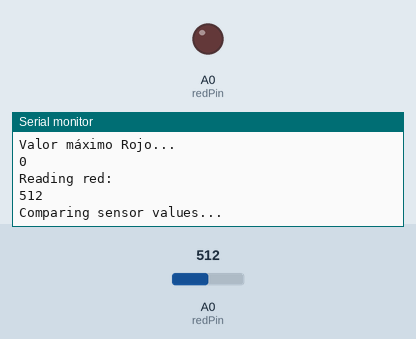
A sketch run on a simulated Arduino Uno, built with avr-gcc and run on an emulated ATmega328P. Parts: output pins drawn as LEDs (lit = HIGH), the last lines printed to the serial monitor. The inputs (shaded band) are chosen by the test bench; at power-on: A0 (redPin) = 512.

Above: at 6.8 s.
6.9 s: A0 (redPin) set to 716
At 10.3 s:
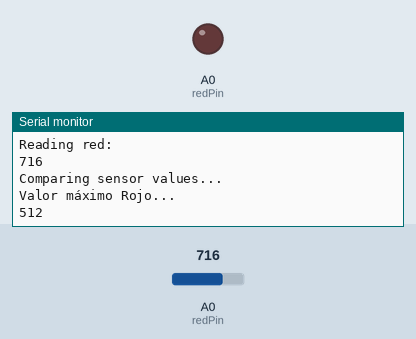
11.4 s: A0 (redPin) set to 900
At 12.9 s:
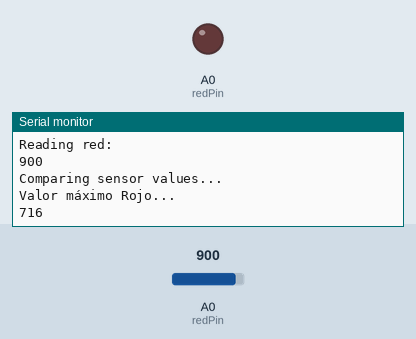
Timing chart, 0 to 14.4 s (numbered marks = the images above; inputs shaded):
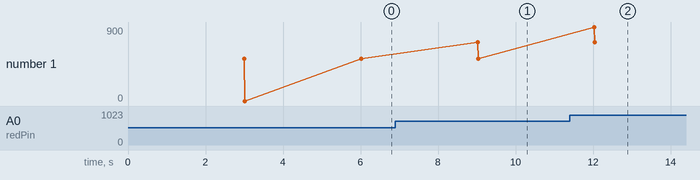

The sketch:

wifi_led.ino
```cpp
/*
 NodeMCU Parpadeo/Blink por Dani No www.esploradores.com
 Hace parpadear un LED conectado a la salida D1 (GPIO05) del módulo NodeMCU.
 Este código de ejemplo es de público dominio.
 */


// LED variables section
// Which Arduino pin goes to which LED
int redPin = A0;

// A place to store the values coming from the analog port
int sensorValueRed =0;

//A place to store the maximum value for each LED
int maxRed = 0;


// the following variable is long because the time, measured in miliseconds,
// will quickly become a bigger number than can be stored in an int.
long timeSinceLastSensorHigh = 0;
int dataWritten = 0;

// Data Buffers for the LCD
char databuff1[16];
char databuff2[16];
char dispbuff[16];


void setup() {                          // La función “setup” incializa las configuraciones de
                                        // los diferentes elementos del programa.
Serial.begin(115200);         // Start the Serial communication to send messages to the computer

// Set the Analog Pins
// Why are we setting input pins to output?
// We're doing this to prevent "leakage" from the pins.
// Setting the pins to output activates a pullup resistor,
// which makes it difficult for voltage to come into the Arduino,
// until we're ready for it.

Serial.println("Setting up the Analog Pins");
pinMode(redPin, OUTPUT);
digitalWrite(redPin, LOW);


//Set up LCD virtual

sprintf(databuff1,"Wakeup Test");
sprintf(dispbuff,"%-16s",databuff1);
Serial.println(dispbuff);


}

void loop() {                 // La función “loop” se ejecuta una y otra vez, indefinidamente.

/*
Back in setup(), we enabled a pullup resistor on the analog pins, which
made it difficult for electricity to come into the analog pins.
Here, we disable the pullup resistor, wait 10ms for the pin to stabilize,
read the voltage coming into the pin, then reenable the pullup
resistor.
*/

pinMode(redPin, INPUT);
delay(3000);
Serial.println("Reading red: ");
sensorValueRed= analogRead(redPin);
pinMode(redPin, OUTPUT);
Serial.println(sensorValueRed);
delay(10);

Serial.println("Comparing sensor values...");

// Here we compare each sensor to its maximum value.
// If any of the sensors has reached a new peak, sound a tone
if (sensorValueRed>maxRed)

{
Serial.println("Valor máximo Rojo...");
Serial.println(maxRed);
timeSinceLastSensorHigh = millis();
}

// Here we reset the old maximum value with a new one, if necessary
if(sensorValueRed>maxRed)
{
maxRed = sensorValueRed;
}
}
```

Measured:
- after the input at 6.9 s, the serial monitor: prints a new line after 2.1 s (image 1)
- after the input at 11.4 s, the serial monitor: prints a new line after 0.63 s (image 2)
- plotted number 1: 512 → 900 after the input at 11.4 s
